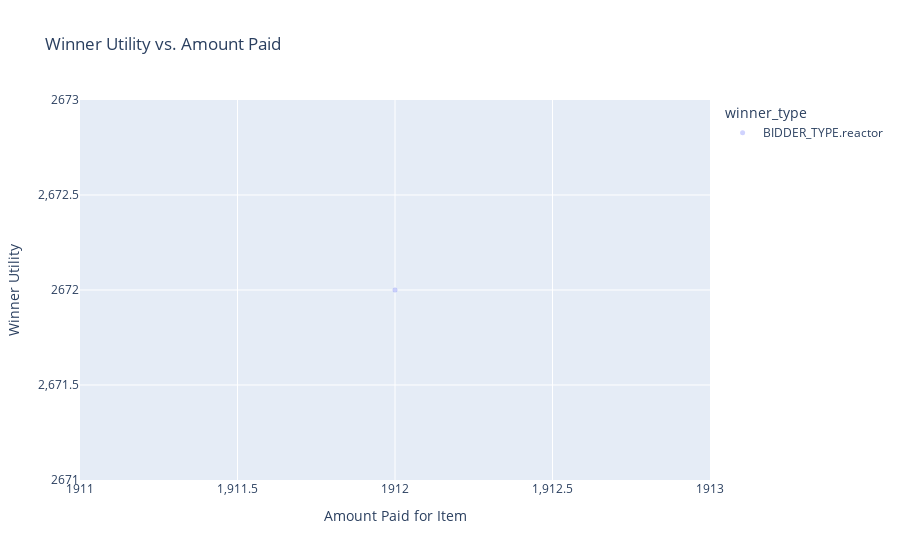

This figure's notebook cell:
### Code cell
fig = px.scatter(df, x="winner_amount", y="winner_utility", color="winner_type", trendline='ols',
                 opacity=0.3, title='Winner Utility vs. Amount Paid')
fig.update_traces(marker_size=5)
fig.update_xaxes(title='Amount Paid for Item')
fig.update_yaxes(title='Winner Utility')
fig.show()

### Figure 1 — Plotly figure (JSON) as saved in the notebook; plotly's stock layout.template omitted (floating-point values rounded to 4 significant figures)
{"data": [{"hovertemplate": "winner_type=BIDDER_TYPE.reactor<br>winner_amount=%{x}<br>winner_utility=%{y}<extra></extra>", "legendgroup": "BIDDER_TYPE.reactor", "marker": {"color": "#636efa", "opacity": 0.3, "size": 5, "symbol": "circle"}, "mode": "markers", "name": "BIDDER_TYPE.reactor", "orientation": "v", "showlegend": true, "type": "scatter", "x": [1912], "xaxis": "x", "y": [2672], "yaxis": "y"}, {"hovertemplate": "winner_type=BIDDER_TYPE.reactor<extra></extra>", "legendgroup": "BIDDER_TYPE.reactor", "marker": {"color": "#636efa", "size": 5, "symbol": "circle"}, "mode": "lines", "name": "BIDDER_TYPE.reactor", "showlegend": false, "type": "scatter", "xaxis": "x", "yaxis": "y"}], "layout": {"legend": {"title": {"text": "winner_type"}, "tracegroupgap": 0}, "title": {"text": "Winner Utility vs. Amount Paid"}, "xaxis": {"anchor": "y", "domain": [0, 1], "title": {"text": "Amount Paid for Item"}}, "yaxis": {"anchor": "x", "domain": [0, 1], "title": {"text": "Winner Utility"}}}}
